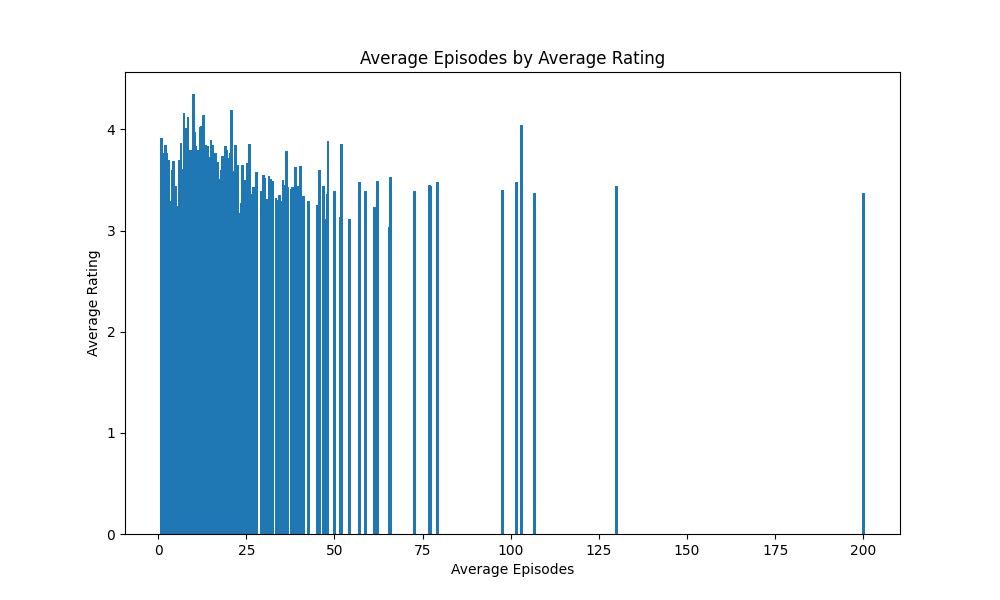

The Python source for this figure:
# !/usr/bin/env python3
"""
Plot average episodes by average ratings.
"""
import matplotlib.pyplot as plt
import pandas as pd

# Load data
data = pd.read_csv('studio_avg_ratings_vs_avg_episodes/studio_avg_episodes_and_ratings.csv')

# Bar Plot
plt.figure(figsize=(10, 6))
plt.bar(data['Avg_Episodes'], data['Avg_Rating'])
plt.title('Average Episodes by Average Rating')
plt.xlabel('Average Episodes')
plt.ylabel('Average Rating')
plt.show()
